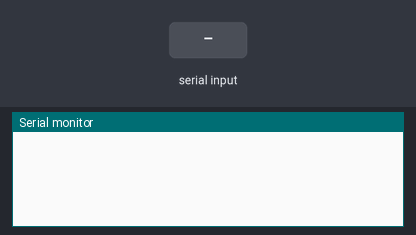
Bench run of a sketch on a simulated ESP8266 (Wemos D1 mini). On the bench: the last lines printed to the serial monitor. The test bench sets the inputs (shaded band). WiFi joins after 1.5 s; servers stay silent unless stated; no MQTT or app messages arrive unless stated.

Above: at 3.7 s.
3.8 s: "1" received over the second serial link
At 5.5 s:
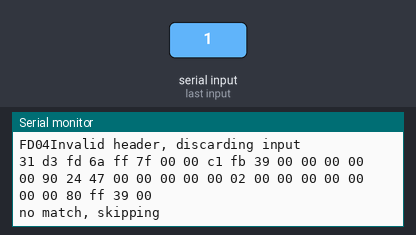
6.3 s: "0" received over the second serial link
At 8.5 s:
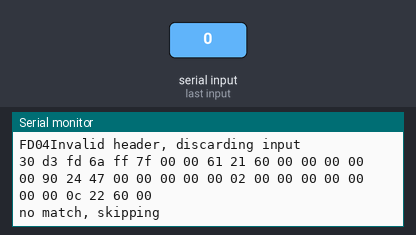
8.9 s: "2" received over the second serial link
At 10.5 s:
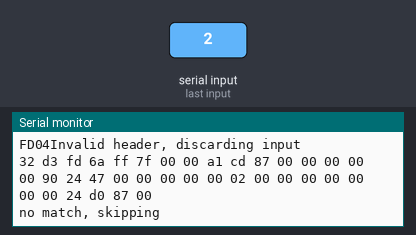
11.5 s: "1" received over the second serial link
At 13.7 s:
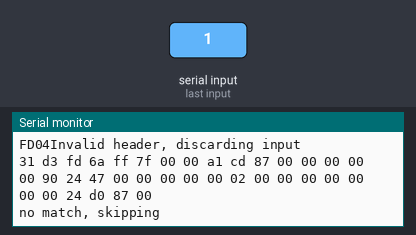
14.1 s: "0" received over the second serial link
At 16.4 s:
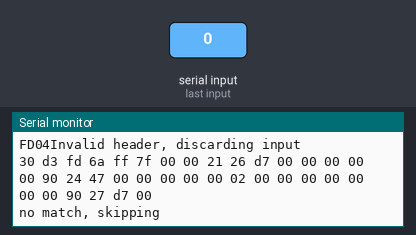
16.7 s: "2" received over the second serial link
At 17.98 s:
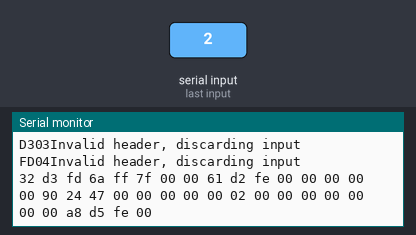
Timing chart, 0 to 19.7 s (numbered marks = the images above; inputs shaded):
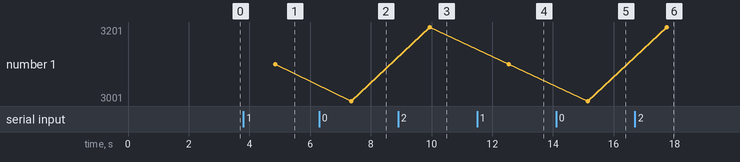

Measured:
- after the input at 3.8 s, the serial monitor: prints a new line after 1.0 s (image 1)
- after the input at 6.3 s, the serial monitor: prints a new line after 1.0 s (image 2)
- after the input at 8.9 s, the serial monitor: prints a new line after 1.0 s (image 3)
- after the input at 11.5 s, the serial monitor: prints a new line after 1.0 s (image 4)
- after the input at 14.1 s, the serial monitor: prints a new line after 1.0 s (image 5)
- after the input at 16.7 s, the serial monitor: prints a new line after 1.0 s (image 6)
- plotted number 1: 3101 → 3001 after the input at 6.3 s, 3001 → 3201 after the input at 8.9 s, 3201 → 3101 after the input at 11.5 s, 3101 → 3001 after the input at 14.1 s, 3001 → 3201 after the input at 16.7 s

The sketch:

esp8266sniffer.ino
```cpp
#include <ESP8266WiFi.h>
#include <PubSubClient.h>
#include <WiFiManager.h>
#include <SoftwareSerial.h>

// CONNECTIONS

// ESP8266 WEMOS LOLIN              HW-519                        N1-CT
// 3V-------------------------------VCC
// GND------------------------------GND
// D4-------------------------------RXD
//                                   A+ -----[1k resistor]------- D+
//                                   B- ------------------------- D-
//

// note: power the ESP8266 with a USB power supply. Do not connect Vin to the wallbox.

////// **** WARNING *****
////// **** Using the HW-519 resulted in overheating the module after a period of time *****
////// **** The HW-519 is supposed to be interoperable both at 3v3 and 5v              *****
////// **** putting a 1K resistor in series with the A input, resolved the issue       *****
////// **** the sensivity of the HW-519 is high enough to monitor the line             *****

// Define the MQTT broker credentials
const char* mqtt_server = "192.168.1.220";
const char* mqtt_username = "your_MQTT_username";
const char* mqtt_password = "your_MQTT_password";
const char* mqtt_topic_val = "wbx/amps";
const char* mqtt_topic_raw = "wbx/raw";
const char* mqtt_topic_error = "wbx/err";

// Define the rs485serial port pins
int rx_pin = D4;
int tx_pin = D5; // not really needed, we are receiving only

// Modbus response should start with  0x01 0x03 0x04, we are reading Current in Amps, see N1-CT manual
// address 1, function 3, 4 bytes
// Sample response : 01 03 04 3F A1 68 73 C9 E0
//                   -------- =========== -----
// 3F A1 68 73 = value     => 1.26 Amp
// C9 E0       = checksum
const byte responseheader[4] = {0x01, 0x03, 0x04};

// Create a WiFiManager object
WiFiManager wifiManager;

// Create a SoftwareSerial object
SoftwareSerial rs485serial(rx_pin, tx_pin);

// Create a PubSubClient object
WiFiClient espClient;
PubSubClient client(espClient);

void setup() {
  Serial.begin(9600); // for monitoring and debug
  rs485serial.begin(9600);
  delay(1000);

  // Connect to the WiFi network
  wifiManager.autoConnect();

  // Connect to the MQTT broker
  client.setServer(mqtt_server, 1883);
  client.setCallback(callback);
  reconnect();
}

void loop() {
// Check if the MQTT client is connected
  if (!client.connected()) {
    reconnect();
  }

  // Read the rs485serial data, 36 bytes  (guess that's enough)
  if (rs485serial.available()) {
    byte modbusbuffer[36];
    rs485serial.readBytes(modbusbuffer, 36);
    for( byte i=0; i<35; i++ ) {
      Serial.printf("%02X", modbusbuffer[i]); // print for inspection
      Serial.print(" ");
    }
    Serial.println("");

    byte modbusvalue[4]; // our value is 4 bytes

    memcpy(modbusvalue, &modbusbuffer[3], 4); // only copy bytes 3 to 6 to the new array, which hold the value of the register

    // check if header is ok
    int ok = 1;
    for( byte i=0; i<3; i++ ) {
      Serial.printf("%02X", modbusbuffer[i]); // print for inspection
      Serial.printf("%02X", responseheader[i]); // print for inspection
      if (modbusbuffer[i] != responseheader[i] ) {
        Serial.println("Invalid header, discarding input");
        ok = 0;
      }
    }


// push raw hex first

   String rawmodbusstring = byteArrayToString(modbusbuffer, sizeof(modbusbuffer));
   Serial.println(rawmodbusstring);
   char rawmodbuschararray[rawmodbusstring.length() + 1];
   rawmodbusstring.toCharArray(rawmodbuschararray, rawmodbusstring.length() + 1);
   client.publish(mqtt_topic_raw, rawmodbuschararray); //publish the value

  if (ok == 0 ){
    Serial.println("no match, skipping");
    client.publish(mqtt_topic_error, "no match, skipping"); //publish the error
//    client.publish(mqtt_topic_val, ""); //clear value
        return; // discard any reading, start from the beginning
  } else {
        client.publish(mqtt_topic_error, ""); //clear error
  }

    // if we got this far, we are good to decode
    reverseArray(modbusvalue); // needed for arduino...
    float floatValue = hexToFloat(modbusvalue);
    Serial.println(floatValue);

    // mqtt sends a string
    char msg_out[20];
    dtostrf(floatValue,2,2,msg_out); // 99.99 Amps will do
    client.publish(mqtt_topic_val, msg_out); //publish the value

    Serial.println("-------------------");

  }

  // Handle the MQTT client events
  client.loop();
}

void callback(char* topic, byte* payload, unsigned int length) {
  // Handle the MQTT messages received
  // we don't listen
}

void reconnect() {
  // Loop until the MQTT client is connected
  while (!client.connected()) {
    // Connect to the MQTT broker
    if (client.connect("ESP8266Client")) {
      // Subscribe to the MQTT topic
      client.subscribe(mqtt_topic_val);
    } else {
      // Wait before retrying
      delay(5000);
    }
  }
}


float hexToFloat(byte* hexArray) {
  float floatValue;
  memcpy(&floatValue, hexArray, sizeof(float));
  return floatValue;
}


void reverseArray(byte arr[]) {
  int size = sizeof(arr) / sizeof(arr[0]);
  for (int i = 0; i < size / 2; i++) {
    int temp = arr[i];
    arr[i] = arr[size - i - 1];
    arr[size - i - 1] = temp;
  }
}

String byteArrayToString(byte* byteArray, int length) {
  String result = "";
  for (int i = 0; i < length; i++) {
    if (byteArray[i] < 0x10) {
      result += "0";
    }
    result += String(byteArray[i], HEX);
    if (i < length - 1) {
      result += " ";
    }
  }
  return result;
}
```
